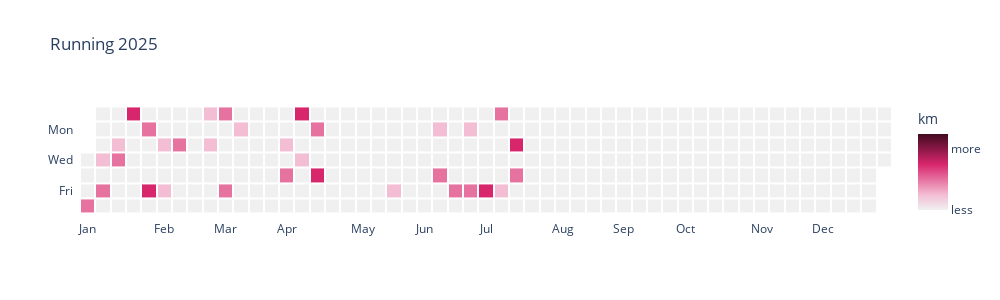

Source (notebook cell):
### Markdown cell above
## Approach with Heatmap

### Code cell
# bins
bins = [-1, 0, 3, 5, 8, 100]
num_colors = len(bins) - 1
# for the values we want to show
z_matrix = data.pivot(index="github_weekday", columns="calendar_week", values="distance_bin")
# for the date that we need for the labels when hovering
label_matrix = data.pivot(index="github_weekday", columns="calendar_week", values="hover_label")
label_matrix_str = label_matrix.astype(str).values 

# number of green tones
custom_colorscale = custom_color_scale(num_colors=num_colors, hue=336, saturation=0.7) # rosered :-) 
# labels for colorscale
lc = color_scale_labels(num_colors)

fig = go.Figure(go.Heatmap(
    z=z_matrix.values,                   # 2D data matrix
    x=z_matrix.columns,                  # weeks on x-axis
    y=z_matrix.index,    
    zmax = num_colors,
    zmin = 0,
    colorscale=custom_colorscale,
    xgap=2, ygap=2,                      # add spacing between cells
    colorbar = dict(
        title= "km",           # ✅ Title of the legend
        **color_scale_labels(num_colors)
    ),
    hoverongaps=False,
    text=label_matrix_str,    
    hovertemplate=(" %{text}<br>" +          # use the date string here
                   "<extra></extra>"  # hides trace name box
)))

# Make cells square
fig.update_yaxes(
    scaleanchor="x",     # enforce square aspect ratio
    autorange='reversed', # reverse to match GitHub style
    tickmode="array",
    range=[-0.5, 6.5],                    
    **weekday_labels_y()
)

fig.update_xaxes(
    **week_labels_x(2025)
)

fig.update_layout(
    plot_bgcolor='white',  
    width = 1000,
    height = 300,
    title = "Running 2025"
)

fig.show()

### Figure 1 — Plotly figure (JSON) as saved in the notebook; plotly's stock layout.template omitted (floating-point values rounded to 4 significant figures; data arrays with more than 128 entries replaced by an {"elided": "..."} marker saying what was removed)
{"data": [{"colorbar": {"ticktext": ["less", "", "", "", "more"], "tickvals": [0, 1, 2, 3, 4], "title": {"text": "km"}}, "colorscale": [[0, "#f0f0f0"], [0.2, "#f3bdd3"], [0.4, "#e672a0"], [0.6, "#d8266d"], [0.8, "#8c1847"], [1, "#410b20"]], "hoverongaps": false, "hovertemplate": " %{text}<br><extra></extra>", "text": {"elided": "7x53 str values"}, "type": "heatmap", "x": [0, 1, 2, 3, 4, 5, 6, 7, 8, 9, 10, 11, 12, 13, 14, 15, 16, 17, 18, 19, 20, 21, 22, 23, 24, 25, 26, 27, 28, 29, 30, 31, 32, 33, 34, 35, 36, 37, 38, 39, 40, 41, 42, 43, 44, 45, 46, 47, 48, 49, 50, 51, 52], "xgap": 2, "y": [0, 1, 2, 3, 4, 5, 6], "ygap": 2, "z": {"elided": "7x53 int values"}, "zmax": 5, "zmin": 0}], "layout": {"height": 300, "plot_bgcolor": "white", "title": {"text": "Running 2025"}, "width": 1000, "xaxis": {"ticktext": ["Jan", "Feb", "Mar", "Apr", "May", "Jun", "Jul", "Aug", "Sep", "Oct", "Nov", "Dec"], "tickvals": [0, 5, 9, 13, 18, 22, 26, 31, 35, 39, 44, 48]}, "yaxis": {"autorange": "reversed", "range": [-0.5, 6.5], "scaleanchor": "x", "tickmode": "array", "ticktext": ["", "Mon  ", "", "Wed  ", "", "Fri  ", ""], "tickvals": [0, 1, 2, 3, 4, 5, 6]}}}
